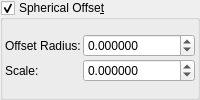
    <widget class="MyGroupBox" name="groupCheck_transf_function_enabledAx_false">
     <property name="toolTip">
      <string/>
     </property>
     <property name="title">
      <string>Spherical Offse&amp;t</string>
     </property>
     <property name="checkable">
      <bool>true</bool>
     </property>
     <layout class="QVBoxLayout" name="verticalLayout_50">
      <property name="spacing">
       <number>2</number>
      </property>
      <property name="leftMargin">
       <number>2</number>
      </property>
      <property name="topMargin">
       <number>2</number>
      </property>
      <property name="rightMargin">
       <number>2</number>
      </property>
      <property name="bottomMargin">
       <number>2</number>
      </property>
      <item>
       <layout class="QGridLayout" name="gridLayout_24" columnstretch="0,1">
        <property name="spacing">
         <number>2</number>
        </property>
        <item row="1" column="0">
         <widget class="QLabel" name="label_128">
          <property name="text">
           <string>Scale:</string>
          </property>
         </widget>
        </item>
        <item row="1" column="1">
         <widget class="MyDoubleSpinBox" name="spinbox_transf_scale">
          <property name="sizePolicy">
           <sizepolicy hsizetype="Minimum" vsizetype="Maximum">
            <horstretch>0</horstretch>
            <verstretch>0</verstretch>
           </sizepolicy>
          </property>
          <property name="decimals">
           <number>6</number>
          </property>
          <property name="minimum">
           <double>-99.989999999999995</double>
          </property>
          <property name="maximum">
           <double>99.989999999999995</double>
          </property>
          <property name="singleStep">
           <double>0.100000000000000</double>
          </property>
         </widget>
        </item>
        <item row="0" column="1">
         <widget class="MyDoubleSpinBox" name="spinbox_transf_offset">
          <property name="sizePolicy">
           <sizepolicy hsizetype="Minimum" vsizetype="Maximum">
            <horstretch>0</horstretch>
            <verstretch>0</verstretch>
           </sizepolicy>
          </property>
          <property name="prefix">
           <string/>
          </property>
          <property name="decimals">
           <number>6</number>
          </property>
          <property name="minimum">
           <double>-99.989999999999995</double>
          </property>
          <property name="singleStep">
           <double>0.100000000000000</double>
          </property>
         </widget>
        </item>
        <item row="0" column="0">
         <widget class="QLabel" name="label_132">
          <property name="text">
           <string>Offset Radius:</string>
          </property>
         </widget>
        </item>
       </layout>
      </item>
     </layout>
    </widget>
